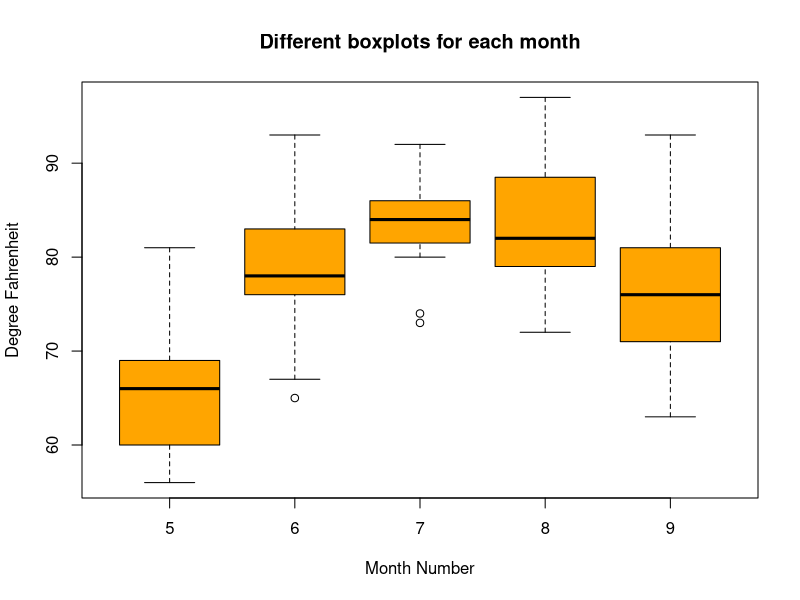

Write the R code that produced this figure.
#plot(sin, -pi, 2*pi) 
#plot(5,4) #rysuje punkt x,y; 2 parametry to opisy osi, zakresy ustawiają się
#plot(5,4, type="p") #type: param opcjonalny, działa jak wyżej
#plot(5,4, type="h") #wykres słupkowy



#x <- seq(-pi,pi,0.2) #params: x, y, przeskok między rysowanymi punktami
#plot(x, sin(x), main = "sinus")
#plot(x, sin(x), main = "sinus", type="h")

boxplot(Temp~Month, #wykres pudełkowy
        data=airquality,
        main="Different boxplots for each month",
        xlab="Month Number",
        ylab="Degree Fahrenheit",
        col="orange",
        border="black" #wpływa też na kolor linii mediany + wąsy
)

#mandaty <- c(235, 138, 42, 28, 16, 1)
#partie <- c("PIS", "PO", "Kukiz'15", "Nowoczesna", "PSL", "mniejszość niemiecka")
#pie(mandaty, labels = partie, col = rainbow(length(partie)), main = "Sejm RP listopad 2015") #Main: nagłowek
